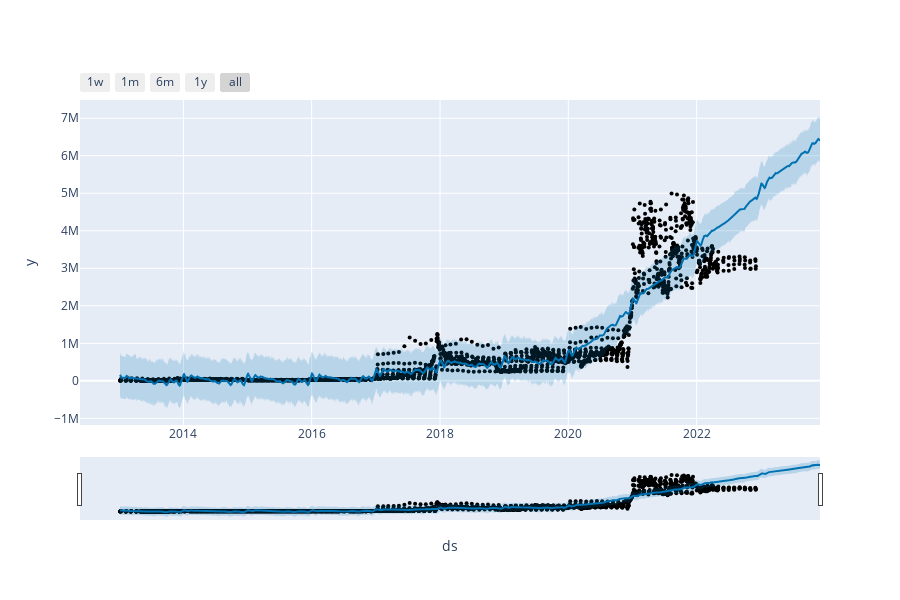

Source (notebook cell):
### Code cell
plot_plotly(m, forecast)

### Figure 1 — Plotly figure (JSON) as saved in the notebook; plotly's stock layout.template omitted (floating-point values rounded to 4 significant figures; data arrays with more than 128 entries replaced by an {"elided": "..."} marker saying what was removed)
{"data": [{"marker": {"color": "black", "size": 4}, "mode": "markers", "name": "Actual", "type": "scatter", "x": {"elided": "3294 str values"}, "y": {"elided": "3294 float values"}}, {"hoverinfo": "skip", "line": {"width": 0}, "mode": "lines", "type": "scatter", "x": {"elided": "3659 str values"}, "y": {"elided": "3659 float values"}}, {"fill": "tonexty", "fillcolor": "rgba(0, 114, 178, 0.2)", "line": {"color": "#0072B2", "width": 2}, "mode": "lines", "name": "Predicted", "type": "scatter", "x": {"elided": "3659 str values"}, "y": {"elided": "3659 float values"}}, {"fill": "tonexty", "fillcolor": "rgba(0, 114, 178, 0.2)", "hoverinfo": "skip", "line": {"width": 0}, "mode": "lines", "type": "scatter", "x": {"elided": "3659 str values"}, "y": {"elided": "3659 float values"}}], "layout": {"height": 600, "showlegend": false, "width": 900, "xaxis": {"rangeselector": {"buttons": [{"count": 7, "label": "1w", "step": "day", "stepmode": "backward"}, {"count": 1, "label": "1m", "step": "month", "stepmode": "backward"}, {"count": 6, "label": "6m", "step": "month", "stepmode": "backward"}, {"count": 1, "label": "1y", "step": "year", "stepmode": "backward"}, {"step": "all"}]}, "rangeslider": {"visible": true}, "title": {"text": "ds"}, "type": "date"}, "yaxis": {"title": {"text": "y"}}}}
